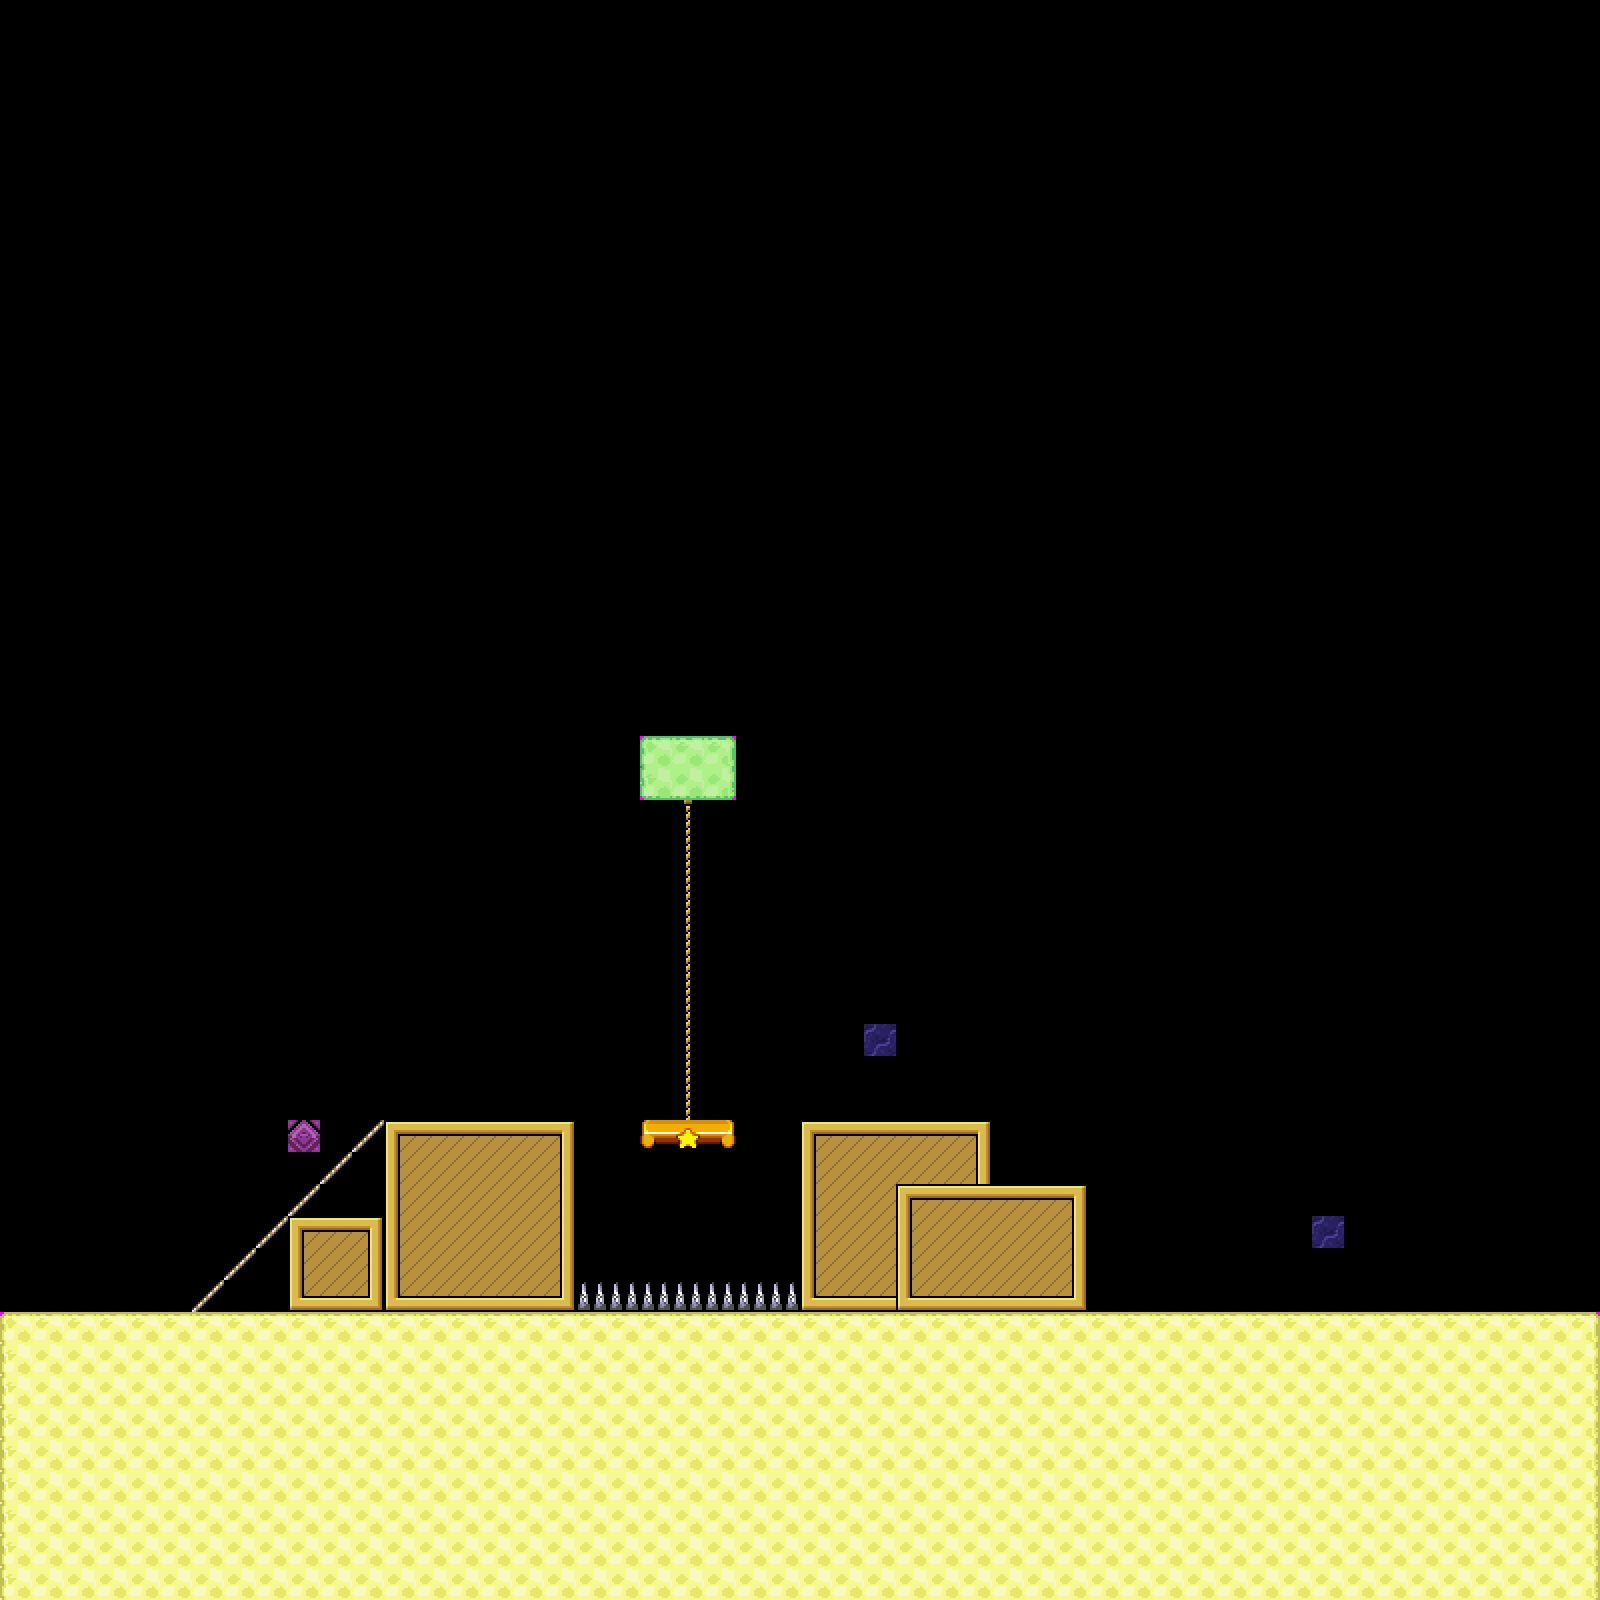

A level layout from a 2D game, rendered from its tile map. Below: a short description, then the map file with tile-grid data replaced by summaries:
An orthogonal 50x50 tile map with 32x32 px tiles, 1 tile layer (Tile Layer 1) and 12 objects (7x fixture, 5x object).

<map version="1.0" orientation="orthogonal" renderorder="right-down" width="50" height="50" tilewidth="32" tileheight="32" nextobjectid="38">
 <tileset firstgid="1" name="2ypcht4" tilewidth="32" tileheight="32" tilecount="1024" columns="32">
  <image source="resources/2ypcht4.png" trans="ff00ff" width="1024" height="1024" />
 </tileset>
 <layer name="Tile Layer 1" width="50" height="50">
  <data>[2500 cells, 578 non-empty, 30 distinct tile ids]</data>
 </layer>
 <objectgroup name="World" offsetx="-1" offsety="0">
  <properties>
   <property name="unitScale" value="0.5" />
  </properties>
  <object id="6" name="box" type="fixture" x="288" y="1216" width="96" height="96">
   <properties>
    <property name="body" value="level" />
    <property name="categoryBits" value="1" />
    <property name="maskBits" value="32767" />
    <property name="userData" value="wood box" />
   </properties>
  </object>
  <object id="12" name="ground" type="fixture" x="0" y="1312" width="1600" height="288">
   <properties>
    <property name="body" value="level" />
    <property name="categoryBits" value="1" />
    <property name="maskBits" value="32767" />
   </properties>
  </object>
  <object id="14" name="spawn point" type="object" x="64" y="1248" width="32" height="32">
   <properties>
    <property name="bodyType" value="StaticBody" />
    <property name="isSensor" value="true" />
    <property name="userData" value="spawn" />
   </properties>
  </object>
  <object id="15" name="spikes" type="fixture" x="576" y="1280" width="224" height="32">
   <properties>
    <property name="body" value="level" />
    <property name="categoryBits" value="5" />
    <property name="maskBits" value="1" />
    <property name="userData" value="spikes" />
   </properties>
  </object>
  <object id="17" name="level" type="object" x="0" y="0" width="1600" height="1600">
   <properties>
    <property name="bgm" value="Access" />
    <property name="isSensor" value="true" />
   </properties>
  </object>
  <object id="18" name="box" type="fixture" x="384" y="1120" width="192" height="192">
   <properties>
    <property name="body" value="level" />
    <property name="categoryBits" value="1" />
    <property name="maskBits" value="32767" />
    <property name="userData" value="wood box" />
   </properties>
  </object>
  <object id="19" name="box" type="fixture" x="800" y="1120" width="192" height="192">
   <properties>
    <property name="body" value="level" />
    <property name="categoryBits" value="1" />
    <property name="maskBits" value="32767" />
    <property name="userData" value="wood box" />
   </properties>
  </object>
  <object id="20" name="bridge" type="fixture" x="640" y="1120" width="96" height="32">
   <properties>
    <property name="body" value="level" />
    <property name="categoryBits" value="1" />
    <property name="maskBits" value="32767" />
    <property name="userData" value="bridge" />
   </properties>
  </object>
  <object id="21" name="box" type="fixture" x="896" y="1184" width="192" height="128">
   <properties>
    <property name="body" value="level" />
    <property name="categoryBits" value="1" />
    <property name="maskBits" value="32767" />
    <property name="userData" value="wood box" />
   </properties>
  </object>
 </objectgroup>
 <objectgroup name="Enemy Spawners">
  <object id="30" name="Espawner1" type="object" x="287.75" y="1120.25" width="31" height="33">
   <properties>
    <property name="EnemyType" value="fast" />
    <property name="SpawnPattern" value="1" />
    <property name="bodyType" value="StaticBody" />
    <property name="isSensor" value="true" />
    <property name="userData" value="spawn" />
   </properties>
  </object>
  <object id="33" name="Espawner2" type="object" x="1312.5" y="1215.5" width="31" height="33">
   <properties>
    <property name="EnemyType" value="fast" />
    <property name="SpawnPattern" value="1" />
    <property name="bodyType" value="StaticBody" />
    <property name="isSensor" value="true" />
    <property name="userData" value="spawn" />
   </properties>
  </object>
  <object id="37" name="Espawner3" type="object" x="863.5" y="1023.5" width="31" height="33">
   <properties>
    <property name="EnemyType" value="fast, flying" />
    <property name="SpawnPattern" value="1,2" />
    <property name="bodyType" value="StaticBody" />
    <property name="isSensor" value="true" />
    <property name="userData" value="spawn" />
   </properties>
  </object>
 </objectgroup>
</map>